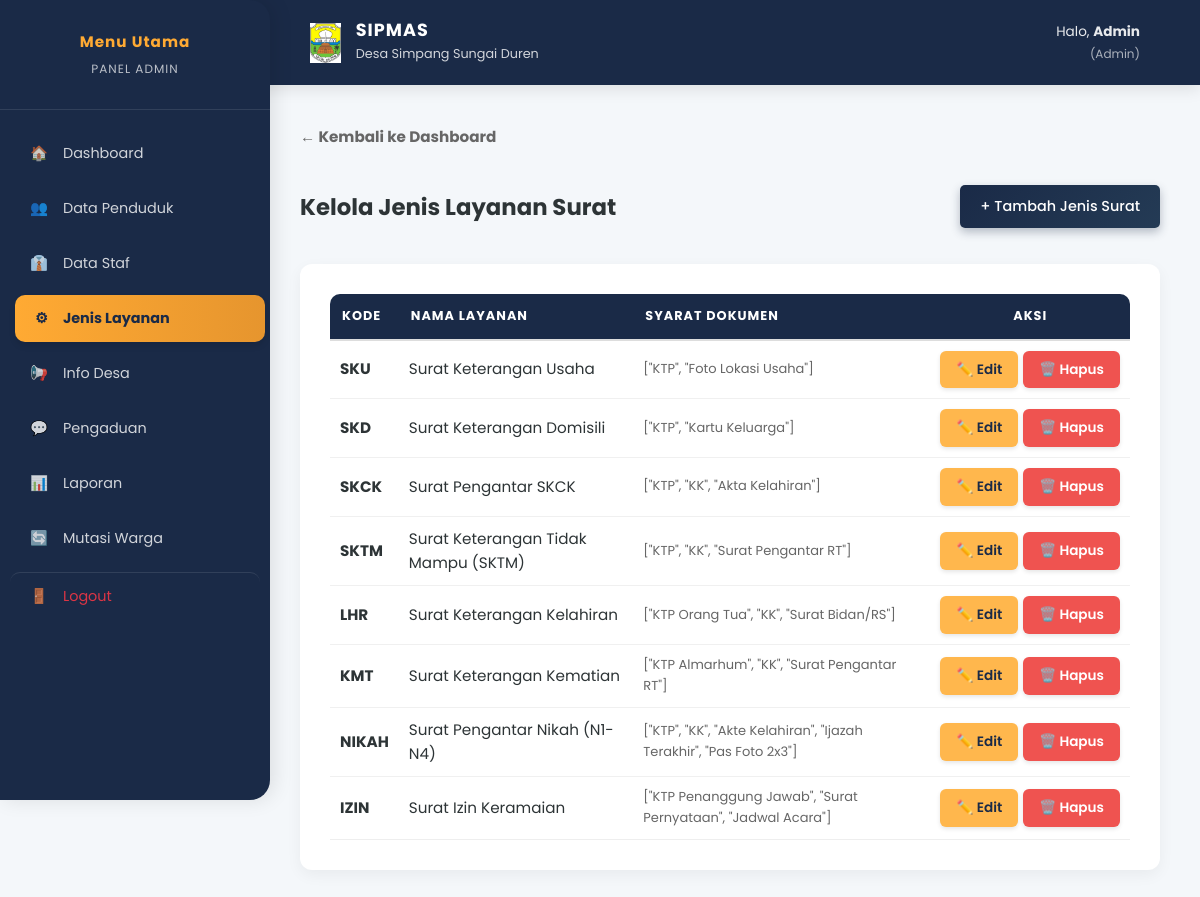
Page /index.php?page=kelola_layanan (signed in) on the earlier database version.
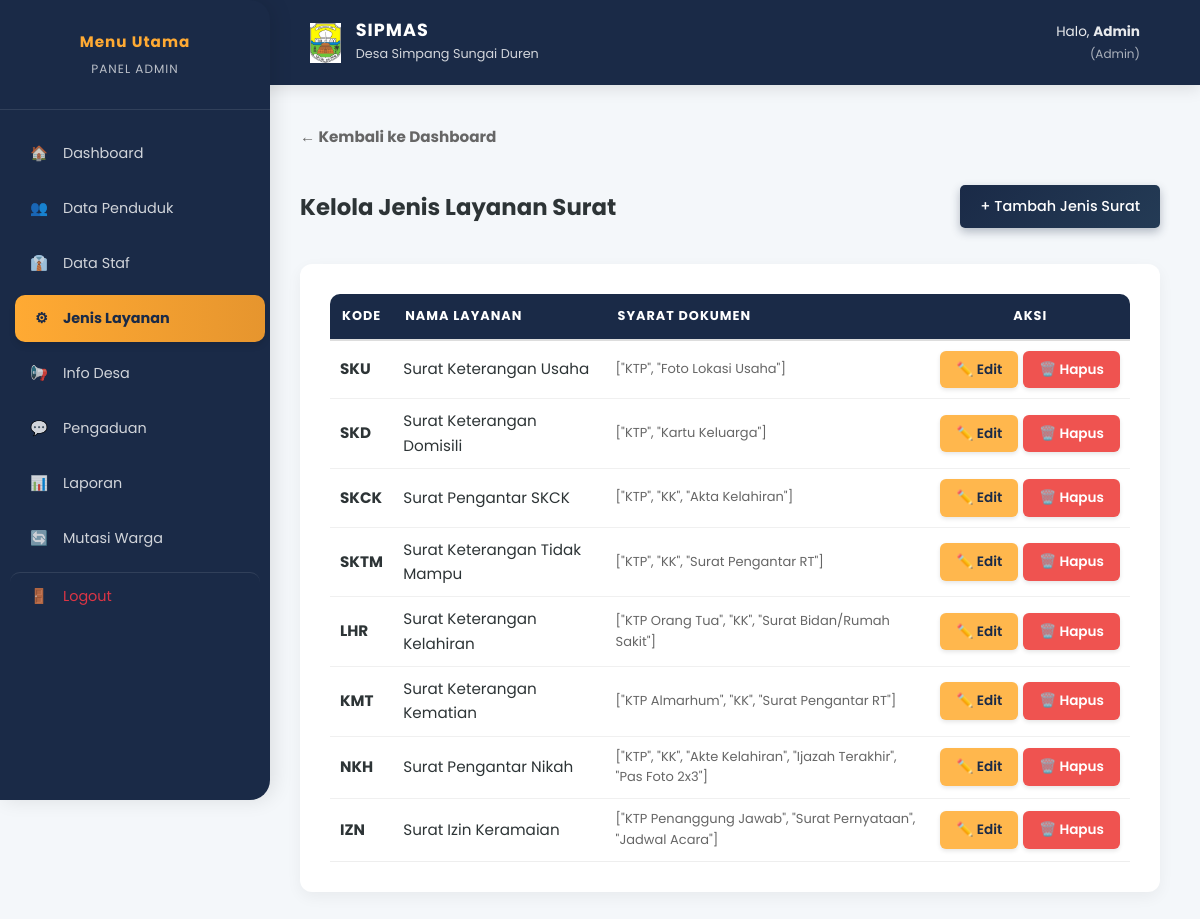
Same page on the later database version.
### tables this page shows
CREATE TABLE `jenis_layanan` (
  `id` int(11) NOT NULL,
  `nama_layanan` varchar(100) NOT NULL,
  `kode_surat` varchar(20) NOT NULL,
  `syarat_dokumen` text DEFAULT NULL,
  `is_active` tinyint(1) DEFAULT 1
);

### controllers/LayananController.php (called while the page is built, shortened)
<?php
class LayananController {
    private $conn;
    public function __construct($db) {
        $this->conn = $db;
    }
    public function getAllLayanan() {
        $query = "SELECT * FROM jenis_layanan ORDER BY id ASC";
        $stmt = $this->conn->prepare($query);
        $stmt->execute();
        return $stmt->fetchAll();
    }
}
?>

### views/admin/layanan_list.php (the view)
<section id="kelola-layanan">
    <div style="text-align: left; margin-bottom: 20px;">
        <a href="index.php?page=dashboard_admin" style="text-decoration: none; color: #666; font-weight: bold;">
            &larr; Kembali ke Dashboard
        </a>
    </div>
    <div style="display: flex; justify-content: space-between; align-items: center; margin-bottom: 20px;">
        <h2>Kelola Jenis Layanan Surat</h2>
        <a href="index.php?page=form_layanan" class="btn-primary" style="background: var(--primary-color); color: white; padding: 10px 20px; text-decoration: none; border-radius: 5px;">
            + Tambah Jenis Surat
        </a>
    </div>
    <div class="card">
        <table style="width: 100%; border-collapse: collapse;">
            <thead>
                <tr style="background: #f8f9fa; border-bottom: 2px solid #ddd;">
                    <th style="padding: 12px; text-align: left;">Kode</th>
                    <th style="padding: 12px; text-align: left;">Nama Layanan</th>
                    <th style="padding: 12px; text-align: left;">Syarat Dokumen</th>
                    <th style="padding: 12px; text-align: center;">Aksi</th>
                </tr>
            </thead>
            <tbody>
                <?php if(empty($daftarLayanan)): ?>
                    <tr><td colspan="4" style="text-align:center; padding: 20px;">Belum ada jenis layanan.</td></tr>
                <?php else: ?>
                    <?php foreach($daftarLayanan as $l): ?>
                    <tr style="border-bottom: 1px solid #eee;">
                        <td style="padding: 10px;"><strong><?= $l->kode_surat ?></strong></td>
                        <td style="padding: 10px;"><?= $l->nama_layanan ?></td>
                        <td style="padding: 10px; font-size: 13px; color: #666;">
                            <?= $l->syarat_dokumen ?>
                        </td>
                        <td style="padding: 10px; text-align: center;">
                            <div style="display: flex; gap: 5px; justify-content: center;">
                                <a href="index.php?page=form_layanan&id=<?= $l->id ?>" class="btn-action btn-edit" style="min-width: auto;">
                                    ✏️ Edit
                                </a>
                                <a href="#"
                                    onclick="showPopup('delete', 'Hapus Layanan?', 'Jenis surat <?= htmlspecialchars($l->nama_layanan) ?> akan dihapus.', () => window.location.href='index.php?action=hapus_layanan&id=<?= $l->id ?>')"
                                    class="btn-action btn-delete" style="min-width: auto;">
                                        🗑️ Hapus
                                </a>
                            </div>
                        </td>
                    </tr>
                    <?php endforeach; ?>
                <?php endif; ?>
            </tbody>
        </table>
    </div>
</section>

Differences in the rows shown:
changed jenis_layanan "SKTM": nama_layanan "Surat Keterangan Tidak Mampu (SKTM)" → "Surat Keterangan Tidak Mampu"
changed jenis_layanan "LHR": syarat_dokumen "[\"KTP Orang Tua\", \"KK\", \"Surat Bidan/RS\"]" → "[\"KTP Orang Tua\", \"KK\", \"Surat Bidan/Rumah Sakit\"]"
changed jenis_layanan "[\"KTP\", \"KK\", \"Akte Kelahiran\", \"Ijazah Terakhir\", \"Pas Foto 2x3\"]": kode_surat "NIKAH" → "NKH"; nama_layanan "Surat Pengantar Nikah (N1-N4)" → "Surat Pengantar Nikah"
changed jenis_layanan "Surat Izin Keramaian": kode_surat "IZIN" → "IZN"
